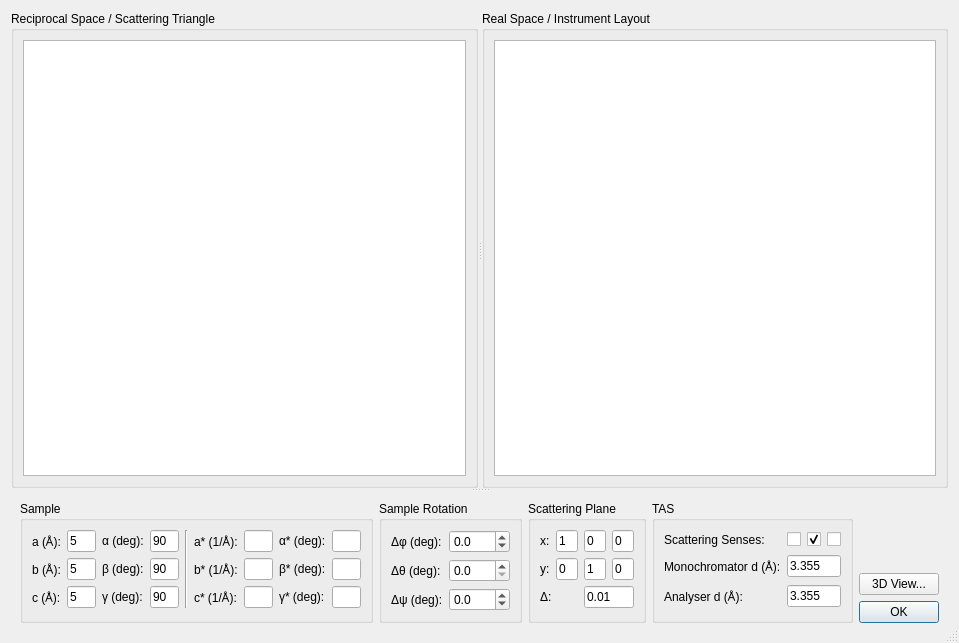
<?xml version="1.0" encoding="UTF-8"?>
<ui version="4.0">
 <class>TazDlg</class>
 <widget class="QDialog" name="TazDlg">
  <property name="geometry">
   <rect>
    <x>0</x>
    <y>0</y>
    <width>959</width>
    <height>643</height>
   </rect>
  </property>
  <property name="windowTitle">
   <string>TAS Layout</string>
  </property>
  <property name="locale">
   <locale language="English" country="UnitedStates"/>
  </property>
  <property name="sizeGripEnabled">
   <bool>true</bool>
  </property>
  <layout class="QVBoxLayout" name="verticalLayout">
   <item>
    <widget class="QSplitter" name="splitter_2">
     <property name="sizePolicy">
      <sizepolicy hsizetype="Preferred" vsizetype="Preferred">
       <horstretch>0</horstretch>
       <verstretch>0</verstretch>
      </sizepolicy>
     </property>
     <property name="orientation">
      <enum>Qt::Vertical</enum>
     </property>
     <widget class="QSplitter" name="splitter">
      <property name="sizePolicy">
       <sizepolicy hsizetype="Expanding" vsizetype="Preferred">
        <horstretch>0</horstretch>
        <verstretch>1</verstretch>
       </sizepolicy>
      </property>
      <property name="orientation">
       <enum>Qt::Horizontal</enum>
      </property>
      <widget class="QGroupBox" name="groupBox">
       <property name="sizePolicy">
        <sizepolicy hsizetype="Preferred" vsizetype="Preferred">
         <horstretch>0</horstretch>
         <verstretch>0</verstretch>
        </sizepolicy>
       </property>
       <property name="sizeIncrement">
        <size>
         <width>0</width>
         <height>0</height>
        </size>
       </property>
       <property name="title">
        <string>Reciprocal Space / Scattering Triangle</string>
       </property>
       <layout class="QHBoxLayout" name="horizontalLayout_2">
        <item>
         <widget class="QGraphicsView" name="gfxRecip"/>
        </item>
       </layout>
      </widget>
      <widget class="QGroupBox" name="groupBox_2">
       <property name="sizePolicy">
        <sizepolicy hsizetype="Preferred" vsizetype="Preferred">
         <horstretch>0</horstretch>
         <verstretch>0</verstretch>
        </sizepolicy>
       </property>
       <property name="sizeIncrement">
        <size>
         <width>0</width>
         <height>0</height>
        </size>
       </property>
       <property name="title">
        <string>Real Space / Instrument Layout</string>
       </property>
       <layout class="QHBoxLayout" name="horizontalLayout">
        <item>
         <widget class="QGraphicsView" name="gfxReal"/>
        </item>
       </layout>
      </widget>
     </widget>
     <widget class="QFrame" name="frame_2">
      <property name="sizePolicy">
       <sizepolicy hsizetype="Preferred" vsizetype="Preferred">
        <horstretch>0</horstretch>
        <verstretch>0</verstretch>
       </sizepolicy>
      </property>
      <property name="minimumSize">
       <size>
        <width>0</width>
        <height>0</height>
       </size>
      </property>
      <property name="maximumSize">
       <size>
        <width>16777215</width>
        <height>16777215</height>
       </size>
      </property>
      <property name="baseSize">
       <size>
        <width>0</width>
        <height>0</height>
       </size>
      </property>
      <property name="frameShape">
       <enum>QFrame::NoFrame</enum>
      </property>
      <property name="frameShadow">
       <enum>QFrame::Plain</enum>
      </property>
      <layout class="QGridLayout" name="gridLayout_3">
       <item row="0" column="0" rowspan="3">
        <widget class="QGroupBox" name="groupSample">
         <property name="sizePolicy">
          <sizepolicy hsizetype="Preferred" vsizetype="Preferred">
           <horstretch>0</horstretch>
           <verstretch>0</verstretch>
          </sizepolicy>
         </property>
         <property name="title">
          <string>Sample</string>
         </property>
         <layout class="QGridLayout" name="gridLayout_4">
          <item row="0" column="7">
           <widget class="QLabel" name="label_14">
            <property name="text">
             <string>α* (deg):</string>
            </property>
           </widget>
          </item>
          <item row="0" column="0">
           <widget class="QLabel" name="label_3">
            <property name="text">
             <string>a (Å):</string>
            </property>
           </widget>
          </item>
          <item row="0" column="1">
           <widget class="QLineEdit" name="editA">
            <property name="text">
             <string>5</string>
            </property>
           </widget>
          </item>
          <item row="1" column="0">
           <widget class="QLabel" name="label_4">
            <property name="text">
             <string>b (Å):</string>
            </property>
           </widget>
          </item>
          <item row="0" column="2">
           <widget class="QLabel" name="label_6">
            <property name="text">
             <string>α (deg):</string>
            </property>
           </widget>
          </item>
          <item row="0" column="4" rowspan="3">
           <widget class="Line" name="line">
            <property name="orientation">
             <enum>Qt::Vertical</enum>
            </property>
           </widget>
          </item>
          <item row="1" column="2">
           <widget class="QLabel" name="label_7">
            <property name="text">
             <string>β (deg):</string>
            </property>
           </widget>
          </item>
          <item row="2" column="2">
           <widget class="QLabel" name="label_8">
            <property name="text">
             <string>γ (deg):</string>
            </property>
           </widget>
          </item>
          <item row="1" column="1">
           <widget class="QLineEdit" name="editB">
            <property name="text">
             <string>5</string>
            </property>
           </widget>
          </item>
          <item row="2" column="0">
           <widget class="QLabel" name="label_5">
            <property name="text">
             <string>c (Å):</string>
            </property>
           </widget>
          </item>
          <item row="2" column="1">
           <widget class="QLineEdit" name="editC">
            <property name="text">
             <string>5</string>
            </property>
           </widget>
          </item>
          <item row="0" column="3">
           <widget class="QLineEdit" name="editAlpha">
            <property name="text">
             <string>90</string>
            </property>
           </widget>
          </item>
          <item row="1" column="3">
           <widget class="QLineEdit" name="editBeta">
            <property name="text">
             <string>90</string>
            </property>
           </widget>
          </item>
          <item row="2" column="3">
           <widget class="QLineEdit" name="editGamma">
            <property name="text">
             <string>90</string>
            </property>
           </widget>
          </item>
          <item row="0" column="6">
           <widget class="QLineEdit" name="editARecip"/>
          </item>
          <item row="1" column="5">
           <widget class="QLabel" name="label_12">
            <property name="text">
             <string>b* (1/Å):</string>
            </property>
           </widget>
          </item>
          <item row="2" column="5">
           <widget class="QLabel" name="label_13">
            <property name="text">
             <string>c* (1/Å):</string>
            </property>
           </widget>
          </item>
          <item row="2" column="6">
           <widget class="QLineEdit" name="editCRecip"/>
          </item>
          <item row="1" column="6">
           <widget class="QLineEdit" name="editBRecip"/>
          </item>
          <item row="0" column="5">
           <widget class="QLabel" name="label_11">
            <property name="text">
             <string>a* (1/Å):</string>
            </property>
           </widget>
          </item>
          <item row="1" column="7">
           <widget class="QLabel" name="label_15">
            <property name="text">
             <string>β* (deg):</string>
            </property>
           </widget>
          </item>
          <item row="2" column="7">
           <widget class="QLabel" name="label_16">
            <property name="text">
             <string>γ* (deg):</string>
            </property>
           </widget>
          </item>
          <item row="0" column="8">
           <widget class="QLineEdit" name="editAlphaRecip"/>
          </item>
          <item row="1" column="8">
           <widget class="QLineEdit" name="editBetaRecip"/>
          </item>
          <item row="2" column="8">
           <widget class="QLineEdit" name="editGammaRecip"/>
          </item>
         </layout>
        </widget>
       </item>
       <item row="0" column="2" rowspan="3">
        <widget class="QGroupBox" name="groupBox_4">
         <property name="sizePolicy">
          <sizepolicy hsizetype="Preferred" vsizetype="Preferred">
           <horstretch>0</horstretch>
           <verstretch>0</verstretch>
          </sizepolicy>
         </property>
         <property name="title">
          <string>Scattering Plane</string>
         </property>
         <layout class="QGridLayout" name="gridLayout_2">
          <item row="0" column="3">
           <widget class="QLineEdit" name="editScatX2">
            <property name="text">
             <string>0</string>
            </property>
           </widget>
          </item>
          <item row="0" column="0">
           <widget class="QLabel" name="label">
            <property name="text">
             <string>x:</string>
            </property>
           </widget>
          </item>
          <item row="0" column="1">
           <widget class="QLineEdit" name="editScatX0">
            <property name="text">
             <string>1</string>
            </property>
           </widget>
          </item>
          <item row="0" column="2">
           <widget class="QLineEdit" name="editScatX1">
            <property name="text">
             <string>0</string>
            </property>
           </widget>
          </item>
          <item row="1" column="0">
           <widget class="QLabel" name="label_2">
            <property name="text">
             <string>y:</string>
            </property>
           </widget>
          </item>
          <item row="1" column="1">
           <widget class="QLineEdit" name="editScatY0">
            <property name="text">
             <string>0</string>
            </property>
           </widget>
          </item>
          <item row="1" column="2">
           <widget class="QLineEdit" name="editScatY1">
            <property name="text">
             <string>1</string>
            </property>
           </widget>
          </item>
          <item row="1" column="3">
           <widget class="QLineEdit" name="editScatY2">
            <property name="text">
             <string>0</string>
            </property>
           </widget>
          </item>
          <item row="2" column="2" colspan="2">
           <widget class="QLineEdit" name="editPlaneTolerance">
            <property name="text">
             <string>0.01</string>
            </property>
           </widget>
          </item>
          <item row="2" column="0" colspan="2">
           <widget class="QLabel" name="label_21">
            <property name="text">
             <string>Δ:</string>
            </property>
           </widget>
          </item>
         </layout>
        </widget>
       </item>
       <item row="2" column="4">
        <widget class="QDialogButtonBox" name="buttonBox">
         <property name="standardButtons">
          <set>QDialogButtonBox::Ok</set>
         </property>
        </widget>
       </item>
       <item row="0" column="3" rowspan="3">
        <widget class="QGroupBox" name="groupBox_5">
         <property name="title">
          <string>TAS</string>
         </property>
         <layout class="QGridLayout" name="gridLayout">
          <item row="1" column="0">
           <widget class="QLabel" name="label_9">
            <property name="text">
             <string>Monochromator d (Å):</string>
            </property>
           </widget>
          </item>
          <item row="2" column="0">
           <widget class="QLabel" name="label_10">
            <property name="text">
             <string>Analyser d (Å):</string>
            </property>
           </widget>
          </item>
          <item row="0" column="1">
           <widget class="QCheckBox" name="checkSenseM">
            <property name="text">
             <string/>
            </property>
            <property name="checked">
             <bool>false</bool>
            </property>
           </widget>
          </item>
          <item row="0" column="2">
           <widget class="QCheckBox" name="checkSenseS">
            <property name="text">
             <string/>
            </property>
            <property name="checked">
             <bool>true</bool>
            </property>
           </widget>
          </item>
          <item row="0" column="0">
           <widget class="QLabel" name="label_17">
            <property name="text">
             <string>Scattering Senses:</string>
            </property>
           </widget>
          </item>
          <item row="0" column="3">
           <widget class="QCheckBox" name="checkSenseA">
            <property name="text">
             <string/>
            </property>
            <property name="checked">
             <bool>false</bool>
            </property>
           </widget>
          </item>
          <item row="1" column="1" colspan="3">
           <widget class="QLineEdit" name="editMonoD">
            <property name="text">
             <string>3.355</string>
            </property>
           </widget>
          </item>
          <item row="2" column="1" colspan="3">
           <widget class="QLineEdit" name="editAnaD">
            <property name="text">
             <string>3.355</string>
            </property>
           </widget>
          </item>
         </layout>
        </widget>
       </item>
       <item row="0" column="1" rowspan="3">
        <widget class="QGroupBox" name="groupBox_3">
         <property name="title">
          <string>Sample Rotation</string>
         </property>
         <layout class="QGridLayout" name="gridLayout_5">
          <item row="0" column="0">
           <widget class="QLabel" name="label_18">
            <property name="text">
             <string>Δφ (deg):</string>
            </property>
           </widget>
          </item>
          <item row="0" column="1">
           <widget class="QDoubleSpinBox" name="spinRotPhi">
            <property name="decimals">
             <number>1</number>
            </property>
            <property name="minimum">
             <double>-180.000000000000000</double>
            </property>
            <property name="maximum">
             <double>180.000000000000000</double>
            </property>
            <property name="singleStep">
             <double>0.100000000000000</double>
            </property>
           </widget>
          </item>
          <item row="4" column="0">
           <widget class="QLabel" name="label_20">
            <property name="text">
             <string>Δψ (deg):</string>
            </property>
           </widget>
          </item>
          <item row="4" column="1">
           <widget class="QDoubleSpinBox" name="spinRotPsi">
            <property name="decimals">
             <number>1</number>
            </property>
            <property name="minimum">
             <double>-180.000000000000000</double>
            </property>
            <property name="maximum">
             <double>180.000000000000000</double>
            </property>
            <property name="singleStep">
             <double>0.100000000000000</double>
            </property>
           </widget>
          </item>
          <item row="3" column="1">
           <widget class="QDoubleSpinBox" name="spinRotTheta">
            <property name="decimals">
             <number>1</number>
            </property>
            <property name="minimum">
             <double>0.000000000000000</double>
            </property>
            <property name="maximum">
             <double>180.000000000000000</double>
            </property>
            <property name="singleStep">
             <double>0.100000000000000</double>
            </property>
           </widget>
          </item>
          <item row="3" column="0">
           <widget class="QLabel" name="label_19">
            <property name="text">
             <string>Δθ (deg):</string>
            </property>
           </widget>
          </item>
         </layout>
        </widget>
       </item>
       <item row="1" column="4">
        <widget class="QPushButton" name="btn3D">
         <property name="text">
          <string>3D View...</string>
         </property>
        </widget>
       </item>
      </layout>
     </widget>
    </widget>
   </item>
  </layout>
 </widget>
 <tabstops>
  <tabstop>editA</tabstop>
  <tabstop>editB</tabstop>
  <tabstop>editC</tabstop>
  <tabstop>editAlpha</tabstop>
  <tabstop>editBeta</tabstop>
  <tabstop>editGamma</tabstop>
  <tabstop>editARecip</tabstop>
  <tabstop>editBRecip</tabstop>
  <tabstop>editCRecip</tabstop>
  <tabstop>editAlphaRecip</tabstop>
  <tabstop>editBetaRecip</tabstop>
  <tabstop>editGammaRecip</tabstop>
  <tabstop>spinRotPhi</tabstop>
  <tabstop>spinRotTheta</tabstop>
  <tabstop>spinRotPsi</tabstop>
  <tabstop>editScatX0</tabstop>
  <tabstop>editScatX1</tabstop>
  <tabstop>editScatX2</tabstop>
  <tabstop>editScatY0</tabstop>
  <tabstop>editScatY1</tabstop>
  <tabstop>editScatY2</tabstop>
  <tabstop>editPlaneTolerance</tabstop>
  <tabstop>checkSenseM</tabstop>
  <tabstop>checkSenseS</tabstop>
  <tabstop>checkSenseA</tabstop>
  <tabstop>editMonoD</tabstop>
  <tabstop>editAnaD</tabstop>
  <tabstop>btn3D</tabstop>
  <tabstop>buttonBox</tabstop>
  <tabstop>gfxReal</tabstop>
  <tabstop>gfxRecip</tabstop>
 </tabstops>
 <resources/>
 <connections>
  <connection>
   <sender>buttonBox</sender>
   <signal>accepted()</signal>
   <receiver>TazDlg</receiver>
   <slot>accept()</slot>
   <hints>
    <hint type="sourcelabel">
     <x>689</x>
     <y>594</y>
    </hint>
    <hint type="destinationlabel">
     <x>410</x>
     <y>311</y>
    </hint>
   </hints>
  </connection>
 </connections>
</ui>
